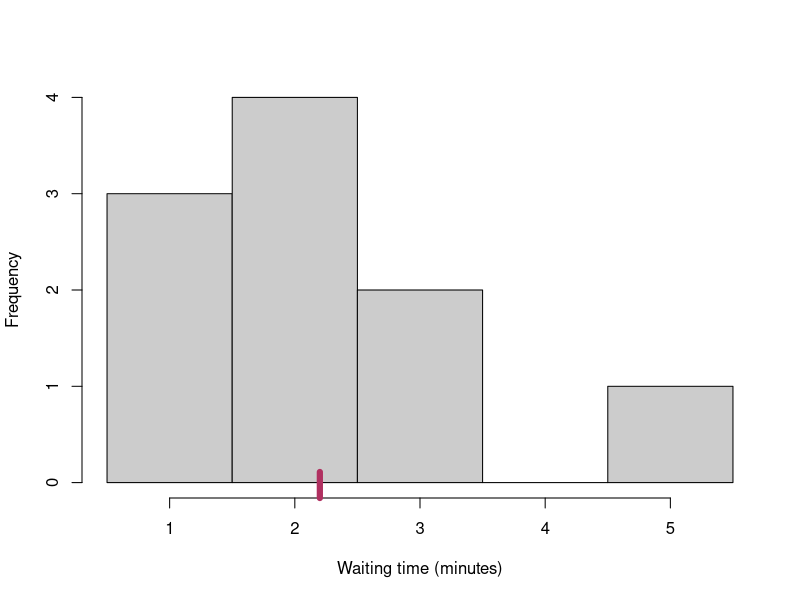
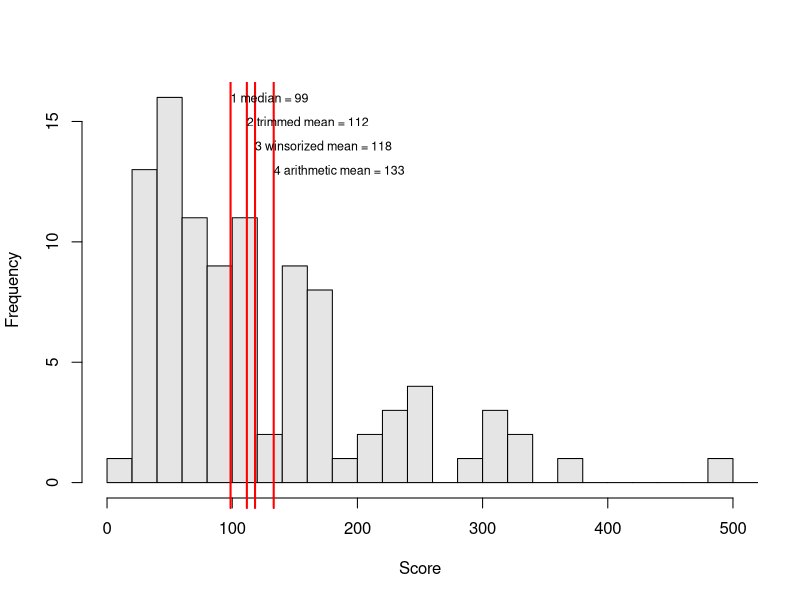
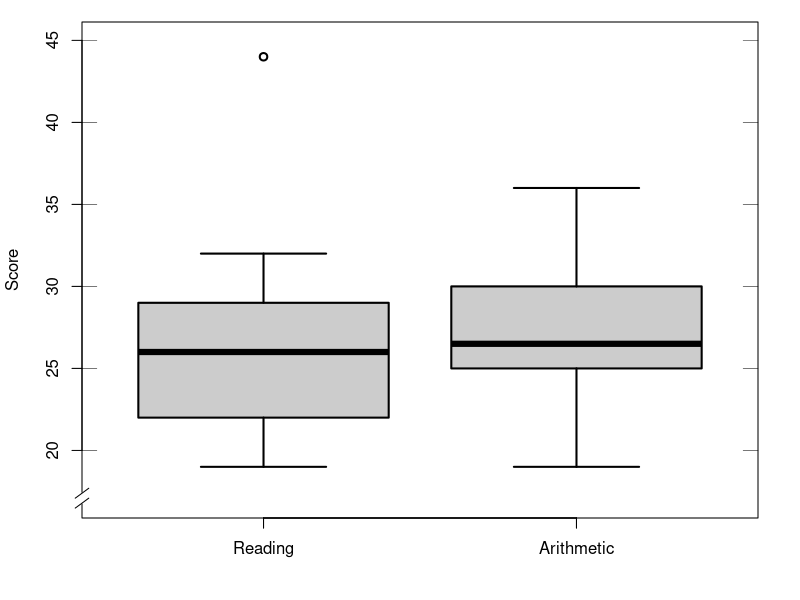
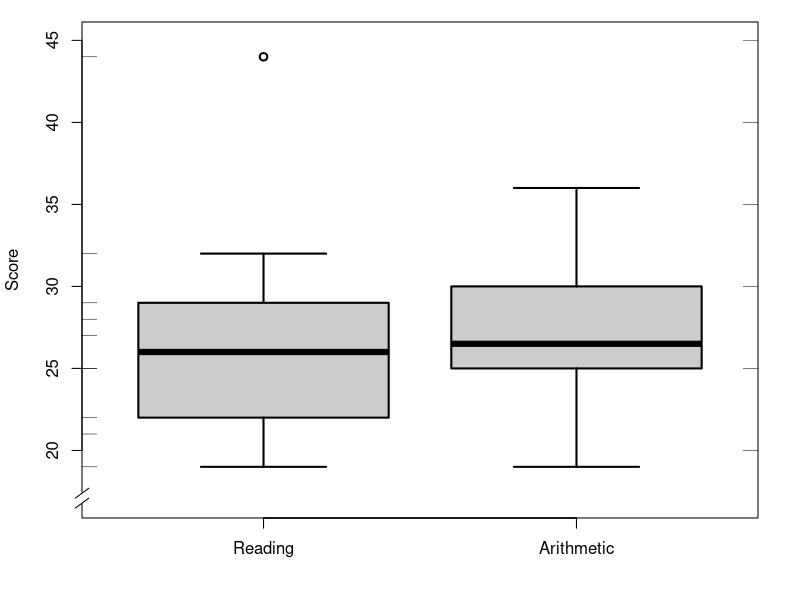

Reproduce these figures in R, in order.
## ---- chunk 1
# waiting times example, to illustrate the mean
# HQ 20160228 en 20160302
x <- c( 1, 2, 5, 2, 2, 2, 3, 1, 1, 3 ) # see example 9.1
hist(x, breaks=seq(min(x),max(x)+1,1)-0.5, col="grey80", 
     main="", xlab="Waiting time (minutes)", ylab="Frequency" )
# axis(side=1, at=mean(x), labels=expression(symbol("\220")), 
#      cex=5, lwd.ticks=3, tcl=1, col="maroon")
axis(side=1, at=mean(x), labels="", lwd.ticks=6, tcl=1.3, col="maroon")
## ---- chunk 2
# this script was previously named `centrummaten.R`
set.seed(2015) # date of first version
xx <- rlnorm(100, meanlog=3,sdlog=0.8)*5; 
# hist(xx) # xx is indeed lognormally distributed
# require(scales) # for alpha
# require(psych) # for winsor.mean
nbreaks <- 20 # number of bins in histogram
xupper <- 500
maxfreq <- max( hist(xx, breaks=nbreaks*1.5, plot=F)$counts )
hist(xx, col="grey90", xlab="Score", ylab="Frequency", main="", 
     breaks=nbreaks*1.5, xlim=c(0,xupper) )
# rug(xx,side=1,col=scales::alpha("black",.5), quiet=TRUE) # causes error
# 4 arithmetic mean
abline(v=mean(xx),lwd=2,col="red")
axis(side=1,at=mean(xx),labels=F, col="red", lwd=2, line=0, cex=0.75, las=2, padj=1)
text( x=mean(xx), y=maxfreq-3, 
      paste("4 arithmetic mean =",round(mean(xx))), cex=0.75, adj=0 )
# 3 winsorized mean
abline(v=psych::winsor.mean(xx, trim=.10),lwd=2,col="red")
axis(side=1,at=psych::winsor.mean(xx,trim=.10),labels=F, col="red", lwd=2, 
     line=0, cex=0.75, las=2, padj=0.5)
text( x=psych::winsor.mean(xx,trim=.10), y=maxfreq-2, 
      paste("3 winsorized mean =",round(psych::winsor.mean(xx,trim=.10))), cex=0.75, adj=0 )
# 2 trimmed mean
abline(v=mean(xx,trim=.10),lwd=2,col="red")
axis(side=1,at=mean(xx,trim=.10),labels=F, col="red", lwd=2, line=0, cex=0.75, las=2, padj=0.5)
text( x=mean(xx,trim=.10), y=maxfreq-1, 
      paste("2 trimmed mean =",round(mean(xx,trim=.10))), cex=0.75, adj=0 )
# 1 median
abline(v=median(xx),lwd=2,col="red")
axis(side=1,at=median(xx),labels=F, col="red", lwd=2, line=0, cex=0.75, las=2, padj=0)
text( x=median(xx), y=maxfreq, 
      paste("1 median =",round(median(xx))), cex=0.75, adj=0)
## ---- chunk 3
require(foreign)
cito <- read.spss("data/cito.sav")
# Columns in `cito.sav` have Dutch names:
# in Dutch: Leerling Lezen Rekenen Wereldorientatie stadplat rek.f
# in English: Pupil Reading Arithmetic World UrbRural Arith.factor
# from script cito.R:
op <- par(mar=c(4,4,1,2)+0.1) # smaller margins
with(cito, 
  boxplot(Lezen, Rekenen, col="grey80", lwd=2, lty=1, ylab="Score", ylim=c(17,45) )
)
axis(side=1, at=c(1,2), labels=c("Reading","Arithmetic") )
# require(plotrix)
plotrix::axis.break(axis=2)
rug(cito$Reading, side=2)
rug(cito$Arithmetic, side=4)
# saved as cito_boxplot.pdf
## ---- chunk 4
require(foreign) # for foreign::read.spss
cito <- read.spss("data/cito.sav")
# Columns in `cito.sav` have Dutch names:
# in Dutch: Leerling Lezen Rekenen Wereldorientatie stadplat rek.f
# in English: Pupil Reading Arithmetic Geography UrbRural Arith.factor
fivenum(cito$Lezen) # minimum, Q1, median, Q3, maximum
quantile(cito$Lezen, c( 1/4, 3/4 ) ) # Q1 and Q3, calculated differently 
op <- par(mar=c(4,4,1,2)+0.1) # smaller margins
with(cito, 
  boxplot(Lezen, Rekenen, col="grey80", lwd=2, lty=1, ylab="Score", ylim=c(17,45) )
)
axis(side=1, at=c(1,2), labels=c("Reading","Arithmetic") )
plotrix::axis.break(axis=2) # break in left Y-aixs
rug(cito$Lezen, side=2) # markings on left Y-axis
rug(cito$rekenen, side=4) # markings on right Y-axis
## ---- chunk 5
mean(cito$Lezen) # mean
psych::winsor.mean(cito$Lezen, trim=.1) # winsorized mean, from psych package
mean(cito$Lezen, trim=.1) # trimmed mean
median(cito$Lezen)   # median
## ---- chunk 6
var(cito$Lezen)  # variance
sd(cito$Lezen)   # standard deviation, sd(x) = sqrt(var(x))
mad(cito$Lezen)  # MAD
## ---- chunk 7
# standardized (or z) reading scores
zReading <- (cito$Lezen-mean(cito$Lezen)) / sd(cito$Lezen) 
head(zReading) # first few observations of variable zReading
